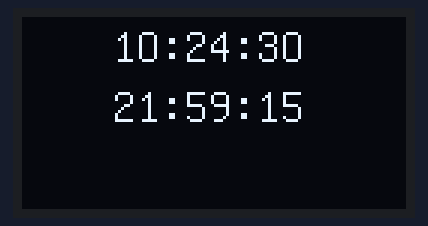
Recording of a sketch running on a simulated Arduino Uno, built with avr-gcc and run on an emulated ATmega328P. On the bench: 128×64 one-colour display. The local clock reads 2024-03-15 10:24:30 at power-on unless the sketch sets it.

Above: at 0.3 s.
At 7.5 s:
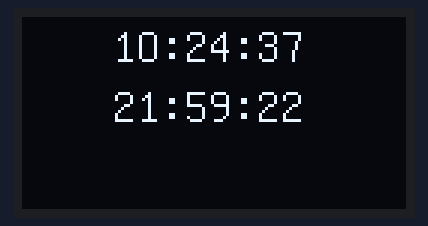
At 14.7 s:
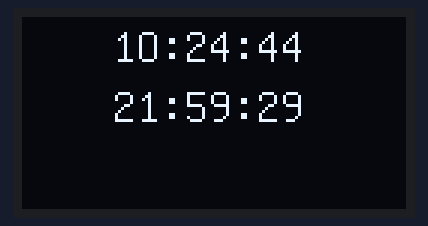
At 21.9 s:
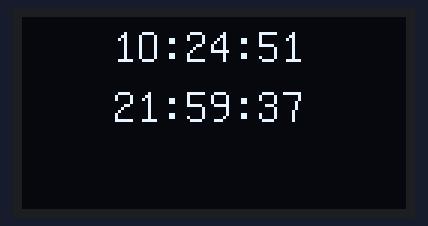
At 30.4 s:
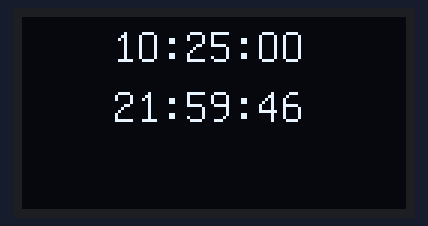
At 38.8 s:
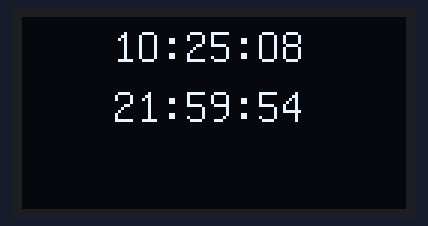

Measured:
- what the display in image 0 shows lasts 1.2 s, from 0.2 s to 1.4 s

The sketch:

utc_sidereal_oled.ino
```cpp
/*

OLED from:
http://www.ebay.co.uk/itm/Yellow-128X64-0-96-Blue-SPI-Serial-OLED-LCD-Display-Module-for-Arduino-STM32-51-/371153566472

GND  GND
VCC  3.3V
CLK  D13
MOSI D11
D/C  D9
CS   D10

RTC from:
http://www.amazon.co.uk/gp/product/B00K67X496

SDA A4
SCL A5

*/

#include <Wire.h>
#include "RTClib.h"
#include <Time.h>
#include <math.h>
#include "U8glib.h"

U8GLIB_SSD1306_128X64 u8g(13, 11, 10, 9);
RTC_DS1307 RTC;

void setup() {
  Wire.begin();
  RTC.begin();
  DateTime now = RTC.now();
  DateTime compiled = DateTime(__DATE__, __TIME__);
  if (now.unixtime() < compiled.unixtime()) {
    RTC.adjust(DateTime(__DATE__, __TIME__));
  }
}

char * universal_time(char * UT) {
  DateTime now = RTC.now();
  sprintf(UT, "%2u:%2u:%2u", now.hour(), now.minute(), now.second());
  for ( int i = 0; i < 8; i++) {
    if (i != 10) {
      if (UT[i] == ' ') UT[i] = 'O';
      if (UT[i] == '0') UT[i] = 'O';
    }
  }
  return UT;
}

char * local_sidereal_time(char * ST) {
  DateTime now = RTC.now();

  float UT, J0, JD, JC, mm, ss;
  mm = now.minute();
  mm = mm / 60;
  ss = now.second();
  ss = ss / 3600;
  UT = now.hour() + mm + ss;
  float ll, ll2;
  unsigned long ll3;
  ll =  floor(275 * now.month() / 9) + now.day() + 1721013.5;
  ll2 = now.year() + floor((now.month() + 9) / 12);
  ll3 = 367;
  ll3 = ll3 * now.year();
  J0 = ll3 - floor(ll2 * 7 / 4) + ll;
  JD = J0 + (UT / 24);
  JC = J0 - 2451545.0;
  JC = JC / 36525;
  float GST0;
  GST0 = 100.4606184 + 36000.77004 * JC + 0.000387933 * JC * JC - 2.583e-8 * JC * JC * JC;
  while (GST0 > 360) {
    GST0 -= 360;
  }
  float GST, LST;
  GST = GST0 + 360.98564724 * UT / 24;
  LST = GST + 0.1732;
  while (LST > 360) {
    LST -= 360;
  }
   float mins_into_day, mins, secs;
  mins_into_day = LST * 4;
  int hours, minutes, seconds;
  hours = mins_into_day / 60;
  mins = ((mins_into_day - (hours * 60)) * 60) / 60;
  minutes = mins;
  secs = (mins - floor(mins)) * 60;
  seconds = secs;
  sprintf(ST, "%2u:%2u:%2u", hours, minutes, seconds);
  for ( int i = 0; i < 8; i++) {
    if (ST[i] == ' ') ST[i] = '0';
    if (ST[i] == '0') ST[i] = '0';
  }
  return ST;
}

void loop() {
  char ut[9];
  char st[9];

  u8g.firstPage();
  u8g.setFont(u8g_font_unifont);

  do {
    local_sidereal_time(st);
    universal_time(ut);
    u8g.drawStr(30, 15, ut);
    u8g.drawStr(30, 35, st);

  } while(u8g.nextPage());
  delay(1000);
}
```
